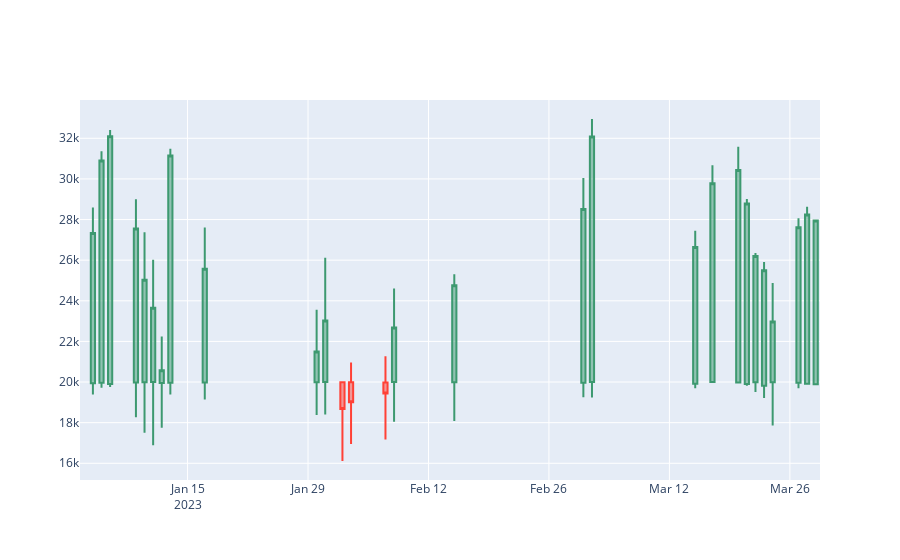

This figure's notebook cell:
### Code cell
create_candle_stick(portfolio[ticker+[col for col in portfolio.columns if re.search(".*portfolio.*", col)]+ \
                    ["org_index","shift_index"]], date=portfolio.index[0].strftime("%Y-%m-%d"))

### Figure 1 — Plotly figure (JSON) as saved in the notebook; plotly's stock layout.template omitted (floating-point values rounded to 4 significant figures)
{"data": [{"close": [null, 27340.0, 30900.0, 32100.0, 27560.0, 25030.0, 23660.0, 20580.0, 31160.0, 25570.0, null, null, null, null, null, null, null, null, 21500.0, 23030.0, null, 18680.0, 19000.0, null, 19430.0, 22690.0, null, null, null, null, 24770.0, null, null, null, null, null, null, null, null, null, 28520.0, 32090.0, null, null, null, null, null, null, null, 26640.0, null, 29780.0, 30440.0, 28790.0, 26200.0, 25500.0, 22990.0, 27620.0, 28250.0, 27960.0], "high": [null, 28590.0, 31360.0, 32410.0, 29000.0, 27380.0, 26020.0, 22240.0, 31490.0, 27610.0, null, null, null, null, null, null, null, null, 23560.0, 26120.0, null, 20020.0, 20970.0, null, 21270.0, 24600.0, null, null, null, null, 25310.0, null, null, null, null, null, null, null, null, null, 30040.0, 32950.0, null, null, null, null, null, null, null, 27450.0, null, 30670.0, 31590.0, 29020.0, 26350.0, 25910.0, 24880.0, 28060.0, 28640.0, 27960.0], "hovertext": ["Buy Date: 2023-01-03 00:00:00<br>Sell Date: 2023-03-29 00:00:00<br>Recom Port: nan", "Buy Date: 2023-01-04 00:00:00<br>Sell Date: 2023-03-30 00:00:00<br>Recom Port: {'NFLX': 31, 'INTC': 1, 'CMCSA': 1, 'META': 81}", "Buy Date: 2023-01-05 00:00:00<br>Sell Date: 2023-03-31 00:00:00<br>Recom Port: {'NFLX': 14, 'WBD': 3, 'META': 123, 'INTC': 1}", "Buy Date: 2023-01-06 00:00:00<br>Sell Date: 2023-04-03 00:00:00<br>Recom Port: {'NFLX': 3, 'WBD': 3, 'META': 146}", "Buy Date: 2023-01-09 00:00:00<br>Sell Date: 2023-04-04 00:00:00<br>Recom Port: {'MRNA': 34, 'NFLX': 3, 'META': 99}", "Buy Date: 2023-01-10 00:00:00<br>Sell Date: 2023-04-05 00:00:00<br>Recom Port: {'MRNA': 46, 'META': 85}", "Buy Date: 2023-01-11 00:00:00<br>Sell Date: 2023-04-06 00:00:00<br>Recom Port: {'MRNA': 61, 'META': 65}", "Buy Date: 2023-01-12 00:00:00<br>Sell Date: 2023-04-10 00:00:00<br>Recom Port: {'MU': 20, 'NFLX': 57}", "Buy Date: 2023-01-13 00:00:00<br>Sell Date: 2023-04-11 00:00:00<br>Recom Port: {'META': 146, 'WBD': 2}", "Buy Date: 2023-01-17 00:00:00<br>Sell Date: 2023-04-12 00:00:00<br>Recom Port: {'META': 69, 'NFLX': 5, 'AMZN': 94}", "Buy Date: 2023-01-18 00:00:00<br>Sell Date: 2023-04-13 00:00:00<br>Recom Port: nan", "Buy Date: 2023-01-19 00:00:00<br>Sell Date: 2023-04-14 00:00:00<br>Recom Port: nan", "Buy Date: 2023-01-20 00:00:00<br>Sell Date: 2023-04-17 00:00:00<br>Recom Port: nan", "Buy Date: 2023-01-23 00:00:00<br>Sell Date: 2023-04-18 00:00:00<br>Recom Port: nan", "Buy Date: 2023-01-24 00:00:00<br>Sell Date: 2023-04-19 00:00:00<br>Recom Port: nan", "Buy Date: 2023-01-25 00:00:00<br>Sell Date: 2023-04-20 00:00:00<br>Recom Port: nan", "Buy Date: 2023-01-26 00:00:00<br>Sell Date: 2023-04-21 00:00:00<br>Recom Port: nan", "Buy Date: 2023-01-27 00:00:00<br>Sell Date: 2023-04-24 00:00:00<br>Recom Port: nan", "Buy Date: 2023-01-30 00:00:00<br>Sell Date: 2023-04-25 00:00:00<br>Recom Port: {'CMCSA': 50, 'MDLZ': 33, 'ODFL': 9, 'WBD': 119, 'NFLX': 9, 'MU': 14, 'META': 28, 'CTSH': 1, 'AMZN': 47}", "Buy Date: 2023-01-31 00:00:00<br>Sell Date: 2023-04-26 00:00:00<br>Recom Port: {'MU': 50, 'ROST': 4, 'NFLX': 16, 'WBD': 99, 'META': 63, 'CTSH': 1}", "Buy Date: 2023-02-01 00:00:00<br>Sell Date: 2023-04-27 00:00:00<br>Recom Port: nan", "Buy Date: 2023-02-02 00:00:00<br>Sell Date: 2023-04-28 00:00:00<br>Recom Port: {'BKR': 18, 'TMUS': 1, 'AMZN': 171}", "Buy Date: 2023-02-03 00:00:00<br>Sell Date: 2023-05-01 00:00:00<br>Recom Port: {'CMCSA': 166, 'WBD': 643, 'MDB': 17}", "Buy Date: 2023-02-06 00:00:00<br>Sell Date: 2023-05-02 00:00:00<br>Recom Port: nan", "Buy Date: 2023-02-07 00:00:00<br>Sell Date: 2023-05-03 00:00:00<br>Recom Port: {'INTC': 81, 'AMZN': 106, 'DLTR': 4, 'WBD': 148, 'NFLX': 11}", "Buy Date: 2023-02-08 00:00:00<br>Sell Date: 2023-05-04 00:00:00<br>Recom Port: {'WBD': 192, 'INTC': 52, 'MU': 25, 'CTSH': 16, 'META': 59, 'AMD': 29}", "Buy Date: 2023-02-09 00:00:00<br>Sell Date: 2023-05-05 00:00:00<br>Recom Port: nan", "Buy Date: 2023-02-10 00:00:00<br>Sell Date: 2023-05-08 00:00:00<br>Recom Port: nan", "Buy Date: 2023-02-13 00:00:00<br>Sell Date: 2023-05-09 00:00:00<br>Recom Port: nan", "Buy Date: 2023-02-14 00:00:00<br>Sell Date: 2023-05-10 00:00:00<br>Recom Port: nan", "Buy Date: 2023-02-15 00:00:00<br>Sell Date: 2023-05-11 00:00:00<br>Recom Port: {'MU': 6, 'CTSH': 11, 'NVDA': 831}", "Buy Date: 2023-02-16 00:00:00<br>Sell Date: 2023-05-12 00:00:00<br>Recom Port: nan", "Buy Date: 2023-02-17 00:00:00<br>Sell Date: 2023-05-15 00:00:00<br>Recom Port: nan", "Buy Date: 2023-02-21 00:00:00<br>Sell Date: 2023-05-16 00:00:00<br>Recom Port: nan", "Buy Date: 2023-02-22 00:00:00<br>Sell Date: 2023-05-17 00:00:00<br>Recom Port: nan", "Buy Date: 2023-02-23 00:00:00<br>Sell Date: 2023-05-18 00:00:00<br>Recom Port: nan", "Buy Date: 2023-02-24 00:00:00<br>Sell Date: 2023-05-19 00:00:00<br>Recom Port: nan", "Buy Date: 2023-02-27 00:00:00<br>Sell Date: 2023-05-22 00:00:00<br>Recom Port: nan", "Buy Date: 2023-02-28 00:00:00<br>Sell Date: 2023-05-23 00:00:00<br>Recom Port: nan", "Buy Date: 2023-03-01 00:00:00<br>Sell Date: 2023-05-24 00:00:00<br>Recom Port: nan", "Buy Date: 2023-03-02 00:00:00<br>Sell Date: 2023-05-25 00:00:00<br>Recom Port: {'META': 62, 'WBD': 150, 'NVDA': 296}", "Buy Date: 2023-03-03 00:00:00<br>Sell Date: 2023-05-26 00:00:00<br>Recom Port: {'META': 13, 'NVDA': 737}", "Buy Date: 2023-03-06 00:00:00<br>Sell Date: 2023-05-30 00:00:00<br>Recom Port: nan", "Buy Date: 2023-03-07 00:00:00<br>Sell Date: 2023-05-31 00:00:00<br>Recom Port: nan", "Buy Date: 2023-03-08 00:00:00<br>Sell Date: 2023-06-01 00:00:00<br>Recom Port: nan", "Buy Date: 2023-03-09 00:00:00<br>Sell Date: 2023-06-02 00:00:00<br>Recom Port: nan", "Buy Date: 2023-03-10 00:00:00<br>Sell Date: 2023-06-05 00:00:00<br>Recom Port: nan", "Buy Date: 2023-03-13 00:00:00<br>Sell Date: 2023-06-06 00:00:00<br>Recom Port: nan", "Buy Date: 2023-03-14 00:00:00<br>Sell Date: 2023-06-07 00:00:00<br>Recom Port: nan", "Buy Date: 2023-03-15 00:00:00<br>Sell Date: 2023-06-08 00:00:00<br>Recom Port: {'META': 101}", "Buy Date: 2023-03-16 00:00:00<br>Sell Date: 2023-06-09 00:00:00<br>Recom Port: nan", "Buy Date: 2023-03-17 00:00:00<br>Sell Date: 2023-06-12 00:00:00<br>Recom Port: {'CCEP': 1, 'META': 30, 'NVDA': 546, 'INTC': 2}", "Buy Date: 2023-03-20 00:00:00<br>Sell Date: 2023-06-13 00:00:00<br>Recom Port: {'META': 29, 'NVDA': 551}", "Buy Date: 2023-03-21 00:00:00<br>Sell Date: 2023-06-14 00:00:00<br>Recom Port: {'LIN': 14, 'META': 23, 'NVDA': 404}", "Buy Date: 2023-03-22 00:00:00<br>Sell Date: 2023-06-15 00:00:00<br>Recom Port: {'AMAT': 11, 'LIN': 13, 'INTC': 28, 'META': 57, 'AMD': 23}", "Buy Date: 2023-03-23 00:00:00<br>Sell Date: 2023-06-16 00:00:00<br>Recom Port: {'LIN': 15, 'INTC': 2, 'META': 62, 'AMD': 20, 'CCEP': 1, 'LRCX': 1}", "Buy Date: 2023-03-24 00:00:00<br>Sell Date: 2023-06-20 00:00:00<br>Recom Port: {'CRWD': 17, 'AMAT': 8, 'DXCM': 2, 'META': 44, 'WBD': 539}", "Buy Date: 2023-03-27 00:00:00<br>Sell Date: 2023-06-21 00:00:00<br>Recom Port: {'META': 83, 'AVGO': 52}", "Buy Date: 2023-03-28 00:00:00<br>Sell Date: 2023-06-22 00:00:00<br>Recom Port: {'META': 99, 'MU': 1, 'CCEP': 1}", "Buy Date: 2023-03-29 00:00:00<br>Sell Date: 2023-06-23 00:00:00<br>Recom Port: {'META': 97, 'INTC': 1}"], "low": [null, 19380.0, 19720.0, 19760.0, 18270.0, 17500.0, 16890.0, 17750.0, 19390.0, 19140.0, null, null, null, null, null, null, null, null, 18380.0, 18410.0, null, 16110.0, 16950.0, null, 17170.0, 18050.0, null, null, null, null, 18090.0, null, null, null, null, null, null, null, null, null, 19250.0, 19240.0, null, null, null, null, null, null, null, 19700.0, null, 20000.0, 19980.0, 19820.0, 19510.0, 19210.0, 17860.0, 19700.0, 19920.0, 19890.0], "open": [null, 19940.0, 19960.0, 19910.0, 19980.0, 19990.0, 20000.0, 19950.0, 19970.0, 19970.0, null, null, null, null, null, null, null, null, 19990.0, 20000.0, null, 19990.0, 20000.0, null, 19980.0, 20000.0, null, null, null, null, 19990.0, null, null, null, null, null, null, null, null, null, 19970.0, 20000.0, null, null, null, null, null, null, null, 19910.0, null, 20000.0, 19980.0, 19900.0, 19990.0, 19810.0, 19990.0, 19960.0, 19920.0, 19890.0], "type": "candlestick", "x": ["2023-01-03T00:00:00", "2023-01-04T00:00:00", "2023-01-05T00:00:00", "2023-01-06T00:00:00", "2023-01-09T00:00:00", "2023-01-10T00:00:00", "2023-01-11T00:00:00", "2023-01-12T00:00:00", "2023-01-13T00:00:00", "2023-01-17T00:00:00", "2023-01-18T00:00:00", "2023-01-19T00:00:00", "2023-01-20T00:00:00", "2023-01-23T00:00:00", "2023-01-24T00:00:00", "2023-01-25T00:00:00", "2023-01-26T00:00:00", "2023-01-27T00:00:00", "2023-01-30T00:00:00", "2023-01-31T00:00:00", "2023-02-01T00:00:00", "2023-02-02T00:00:00", "2023-02-03T00:00:00", "2023-02-06T00:00:00", "2023-02-07T00:00:00", "2023-02-08T00:00:00", "2023-02-09T00:00:00", "2023-02-10T00:00:00", "2023-02-13T00:00:00", "2023-02-14T00:00:00", "2023-02-15T00:00:00", "2023-02-16T00:00:00", "2023-02-17T00:00:00", "2023-02-21T00:00:00", "2023-02-22T00:00:00", "2023-02-23T00:00:00", "2023-02-24T00:00:00", "2023-02-27T00:00:00", "2023-02-28T00:00:00", "2023-03-01T00:00:00", "2023-03-02T00:00:00", "2023-03-03T00:00:00", "2023-03-06T00:00:00", "2023-03-07T00:00:00", "2023-03-08T00:00:00", "2023-03-09T00:00:00", "2023-03-10T00:00:00", "2023-03-13T00:00:00", "2023-03-14T00:00:00", "2023-03-15T00:00:00", "2023-03-16T00:00:00", "2023-03-17T00:00:00", "2023-03-20T00:00:00", "2023-03-21T00:00:00", "2023-03-22T00:00:00", "2023-03-23T00:00:00", "2023-03-24T00:00:00", "2023-03-27T00:00:00", "2023-03-28T00:00:00", "2023-03-29T00:00:00"]}], "layout": {"autosize": true, "xaxis": {"autorange": true, "range": ["2023-01-02 12:00", "2023-03-29 12:00"], "rangeslider": {"visible": false, "yaxis": {}}, "type": "date"}, "yaxis": {"autorange": true, "range": [15180.0, 33890.0]}}}
